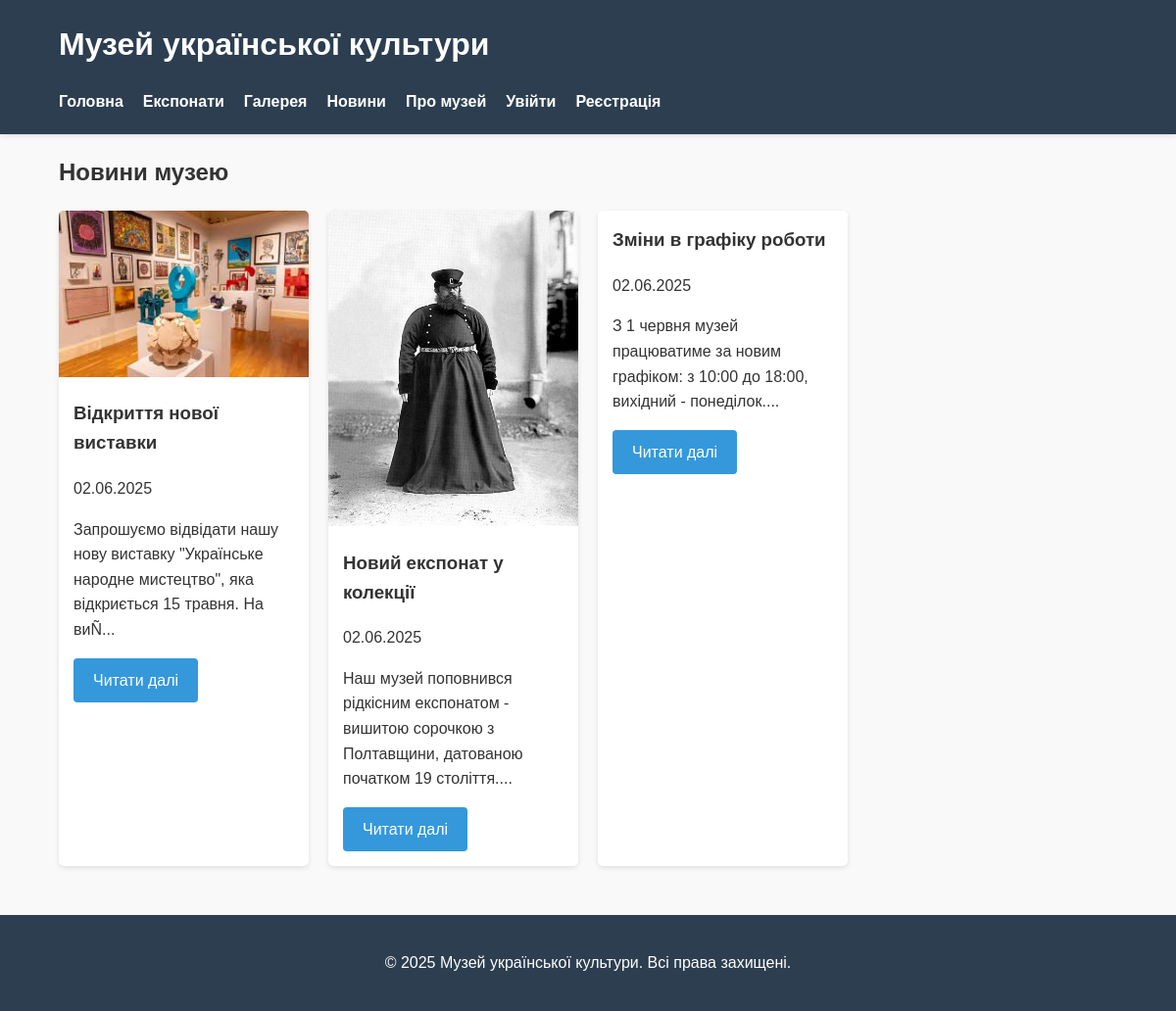
Page /index.php?page=news on the committed database.
### tables this page shows
CREATE TABLE `news` (
  `id` int NOT NULL,
  `title` varchar(255) NOT NULL,
  `content` text NOT NULL,
  `image` varchar(255) DEFAULT NULL,
  `created_at` timestamp NULL DEFAULT CURRENT_TIMESTAMP
);

### classes/News.php (called while the page is built, shortened)
<?php
class News {
    private $db;
    public function __construct(Database $db) {
        $this->db = $db;
    }
    public function getNews($limit = 5) {
        $stmt = $this->db->prepare("SELECT id, title, content, image, created_at FROM news ORDER BY created_at DESC LIMIT ?");
        $stmt->bind_param("i", $limit);
        $stmt->execute();
        $result = $stmt->get_result();
        return $result->fetch_all(MYSQLI_ASSOC);
    }
}
?>

### classes/Database.php (called while the page is built, shortened)
<?php
class Database {
    private $connection;
    public function __construct() {
        $this->connection = new mysqli(DB_HOST, DB_USER, DB_PASS, DB_NAME);
        $this->connection->set_charset("utf8mb4");
    }
    public function prepare($sql) {
        return $this->connection->prepare($sql);
    }
}
?>

### templates/news.php (the view, shortened to what this page needs)
<h2>Новини музею</h2>
<div class="grid">
    <?php foreach ($news_items as $item): ?>
    <div class="card">
        <?php if ($item['image']): ?>
        <img src="assets/images/<?= htmlspecialchars($item['image']) ?>" alt="<?= htmlspecialchars($item['title']) ?>">
        <?php endif; ?>
        <div class="card-content">
            <h3 class="card-title"><?= htmlspecialchars($item['title']) ?></h3>
            <p class="news-date"><?= date('d.m.Y', strtotime($item['created_at'])) ?></p>
            <p><?= substr(htmlspecialchars($item['content']), 0, 200) ?>...</p>
            <a href="index.php?page=news_item&id=<?= $item['id'] ?>" class="btn">Читати далі</a>
        </div>
    </div>
    <?php endforeach; ?>
</div>

### assets/css/style.css (style rules this page uses)
body { font-family: 'Arial', sans-serif; line-height: 1.6; margin: 0; padding: 0; color: #333; background-color: #f9f9f9; }
.card { background: white; border-radius: 5px; box-shadow: 0 2px 5px rgba(0,0,0,0.1); margin-bottom: 20px; overflow: hidden; }
.card img { width: 100%; height: auto; }
.card-content { padding: 15px; }
.card-title { margin-top: 0; }
.grid { display: grid; grid-template-columns: repeat(auto-fill, minmax(250px, 1fr)); gap: 20px; margin: 20px 0; }
button, input[type="submit"], .btn { background: #3498db; color: white; border: none; padding: 10px 20px; border-radius: 4px; cursor: pointer; font-size: 16px; text-decoration: none; display: inline-block; }

### rows in the picture
news: image (picture), title "Відкриття нової виставки", created_at "02.06.2025", content "Запрошуємо відвідати нашу нову виставку \"Українське народне мистецтво\", яка відкриється 15 травня. На виÑ"
news: image (picture), title "Новий експонат у колекції", created_at "02.06.2025", content "Наш музей поповнився рідкісним експонатом - вишитою сорочкою з Полтавщини, датованою початком 19 століття."
news: title "Зміни в графіку роботи", created_at "02.06.2025", content "З 1 червня музей працюватиме за новим графіком: з 10:00 до 18:00, вихідний - понеділок."

### other values in the picture
SITE_TITLE "Музей української культури"
